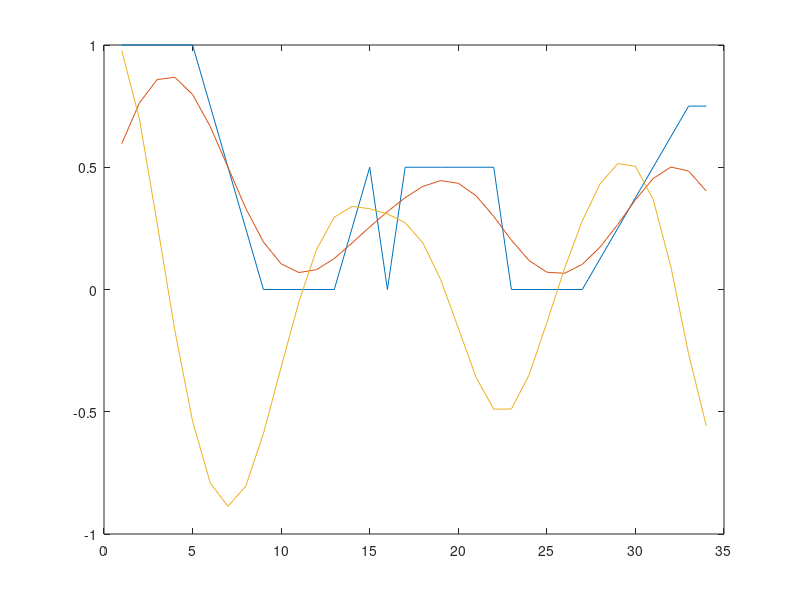
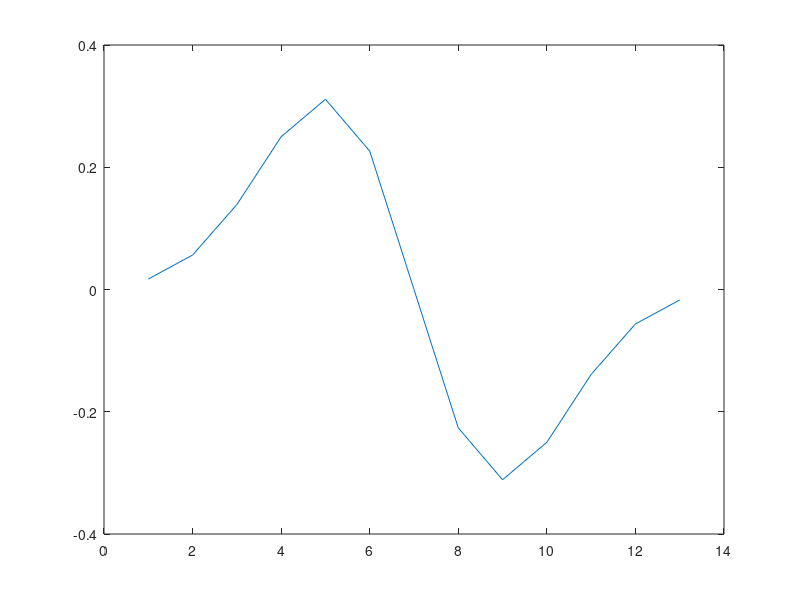

These charts were generated, in order, by the following MATLAB code:
function vaja2_naloga1e
    signal = [1, 1, 1, 1, 1, 0.75, 0.5, 0.25, 0, 0, 0, 0, 0, 0.25, 0.5, 0, 0.5, 0.5, 0.5, 0.5, 0.5, 0.5, 0, 0, 0, 0, 0, 0.125, 0.25, 0.375, 0.5, 0.625, 0.75, 0.75]
    
    [q_3, ~] = gauss(2);
    
    q_lder_3 = first_order_gauss_derivative(2);
    figure(5); clf; plot(q_lder_3);
    
    signal_filter_gauss = conv(signal, q_3, 'same');
    signal_filter_gauss_lder = conv(signal, q_lder_3, 'same');
    
    figure(4); clf;
    plot(signal); hold on;
    plot(signal_filter_gauss); hold on;
    plot(signal_filter_gauss_lder); hold on;
end

function g = first_order_gauss_derivative(sigma)
    x = -round(3.0*sigma) : round(3.0*sigma); % izven tega intervala
    g = - x ./ (sigma^3 * sqrt(2*pi)) .* exp(-(x.^2 / (2*sigma^2)));
    g = g / (0.5 * sum(abs(g)));
    sum(g)
end

function [g, x] = gauss(sigma)
    x = -round(3.0*sigma):round(3.0*sigma); % izven tega intervala
    g = (1 / sqrt(2 * pi * sigma)) * exp(-(x .^2/ ( 2 * sigma^2)));
    g = g / sum(g); % normaliziramo
    sum(g)
end